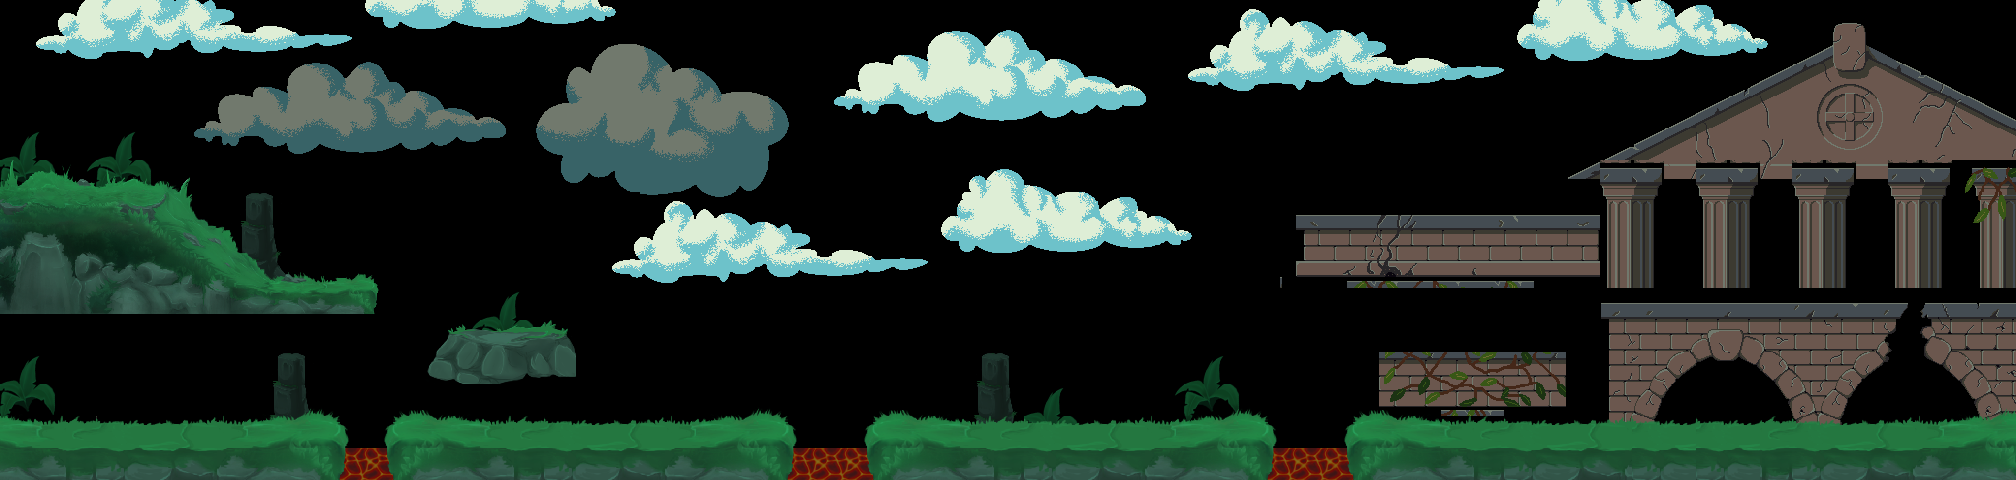

This is a level from a 2D game, rendered from its Tiled map with the project's own tilesets. A one-line summary and the map file follow, with tile-layer data summarised:
An orthogonal 63x15 tile map with 32x32 px tiles, 2 tile layers (rear, front), 3 tilesets and 23 objects (15x ground, 5x ring, polyLine, Hero, lava).

<map version="1.9" tiledversion="1.9.2" orientation="orthogonal" renderorder="right-down" width="63" height="15" tilewidth="32" tileheight="32" infinite="0" nextlayerid="13" nextobjectid="105">
 <tileset firstgid="1" name="terrein" tilewidth="32" tileheight="32" spacing="1" tilecount="270" columns="18">
  <image source="terrein.png" width="600" height="500" />
 </tileset>
 <tileset firstgid="271" name="pngegg" tilewidth="32" tileheight="32" spacing="1" tilecount="1551" columns="47">
  <image source="pngegg.png" width="1562" height="1114" />
  <tile id="640" class="box" />
  <tile id="641" class="box" />
  <tile id="642" class="box" />
  <tile id="643" class="box" />
  <tile id="644" class="box" />
  <tile id="645" class="box" />
  <tile id="646" class="box" />
  <tile id="687" class="box">
   <animation>
    <frame tileid="688" duration="100" />
    <frame tileid="640" duration="100" />
    <frame tileid="641" duration="100" />
    <frame tileid="687" duration="100" />
   </animation>
  </tile>
  <tile id="688" class="box" />
  <tile id="689" class="box" />
  <tile id="690" class="box" />
  <tile id="691" class="box" />
  <tile id="692" class="box" />
  <tile id="693" class="box" />
 </tileset>
 <tileset firstgid="1822" name="Lava #3" tilewidth="32" tileheight="32" tilecount="2" columns="2">
  <image source="Lava/Lava #3.png" width="64" height="32" />
  <tile id="0">
   <animation>
    <frame tileid="1" duration="1001" />
    <frame tileid="0" duration="1001" />
   </animation>
  </tile>
 </tileset>
 <layer id="3" name="rear" width="63" height="15" opacity="0.51">
  <data>[945 cells, 435 non-empty, 315 distinct tile ids]</data>
 </layer>
 <layer id="1" name="front" width="63" height="15">
  <data>[945 cells, 576 non-empty, 275 distinct tile ids]</data>
 </layer>
 <objectgroup id="4" name="dynamic">
  <object id="62" name="ring" x="843.917" y="95.917" width="2" height="2">
   <properties>
    <property name="BodyType" value="DynamicBody" />
    <property name="friction" type="float" value="0" />
    <property name="gravityScale" type="float" value="1" />
    <property name="restitution" type="float" value="0.25" />
   </properties>
  </object>
  <object id="65" name="ring" x="310.417" y="110.917" width="2" height="2">
   <properties>
    <property name="BodyType" value="DynamicBody" />
    <property name="friction" type="float" value="0" />
    <property name="gravityScale" type="float" value="1" />
    <property name="restitution" type="float" value="0.25" />
   </properties>
  </object>
  <object id="66" name="ring" x="1843.92" y="28.4993" width="2" height="2">
   <properties>
    <property name="BodyType" value="DynamicBody" />
    <property name="friction" type="float" value="0" />
    <property name="gravityScale" type="float" value="1" />
    <property name="restitution" type="float" value="0.25" />
   </properties>
  </object>
  <object id="89" name="ring" x="585.945" y="138.295" width="2" height="2">
   <properties>
    <property name="BodyType" value="DynamicBody" />
    <property name="friction" type="float" value="0" />
    <property name="gravityScale" type="float" value="1" />
    <property name="restitution" type="float" value="0.25" />
   </properties>
  </object>
  <object id="90" name="ring" x="1400.61" y="185.128" width="2" height="2">
   <properties>
    <property name="BodyType" value="DynamicBody" />
    <property name="friction" type="float" value="0" />
    <property name="gravityScale" type="float" value="1" />
    <property name="restitution" type="float" value="0.25" />
   </properties>
  </object>
 </objectgroup>
 <objectgroup id="5" name="static">
  <object id="50" name="ground" x="-10.6667" y="-45.3333" width="9.33333" height="540.667">
   <properties>
    <property name="BodyType" value="StaticBody" />
    <property name="friction" type="float" value="0.5" />
    <property name="gravityScale" type="float" value="1" />
    <property name="restitution" type="float" value="0.25" />
   </properties>
  </object>
  <object id="54" name="ground" x="2016" y="-36" width="14" height="532">
   <properties>
    <property name="BodyType" value="StaticBody" />
    <property name="friction" type="float" value="0.5" />
    <property name="gravityScale" type="float" value="1" />
    <property name="restitution" type="float" value="0.25" />
   </properties>
  </object>
  <object id="55" name="ground" x="0" y="-32" width="2044" height="14.6667">
   <properties>
    <property name="BodyType" value="StaticBody" />
    <property name="friction" type="float" value="0.5" />
    <property name="gravityScale" type="float" value="1" />
    <property name="restitution" type="float" value="0.25" />
   </properties>
  </object>
  <object id="52" name="ground" x="0" y="487.333" width="2022.67" height="7.33337">
   <properties>
    <property name="BodyType" value="StaticBody" />
    <property name="friction" type="float" value="0.5" />
    <property name="gravityScale" type="float" value="1" />
    <property name="restitution" type="float" value="0.25" />
   </properties>
  </object>
  <object id="2" name="ground" x="389.083" y="440.333" width="401.67" height="46">
   <properties>
    <property name="BodyType" value="StaticBody" />
    <property name="friction" type="float" value="0.5" />
    <property name="gravityScale" type="float" value="1" />
    <property name="restitution" type="float" value="0.25" />
   </properties>
  </object>
  <object id="4" name="ground" x="1298.44" y="228.887" width="299.871" height="6.66667">
   <properties>
    <property name="BodyType" value="StaticBody" />
    <property name="friction" type="float" value="0.5" />
    <property name="gravityScale" type="float" value="1" />
    <property name="restitution" type="float" value="0.25" />
   </properties>
  </object>
  <object id="5" name="ground" x="1341.86" y="429.667" width="695.714" height="57.3333">
   <properties>
    <property name="BodyType" value="StaticBody" />
    <property name="friction" type="float" value="0.5" />
    <property name="gravityScale" type="float" value="1" />
    <property name="restitution" type="float" value="0.25" />
   </properties>
  </object>
  <object id="6" name="ground" x="864.45" y="426.674" width="407.508" height="60">
   <properties>
    <property name="BodyType" value="StaticBody" />
    <property name="friction" type="float" value="0.5" />
    <property name="gravityScale" type="float" value="1" />
    <property name="restitution" type="float" value="0.25" />
   </properties>
  </object>
  <object id="7" name="ground" x="1602.66" y="307.667" width="285.045" height="7.33333">
   <properties>
    <property name="BodyType" value="StaticBody" />
    <property name="friction" type="float" value="0.5" />
    <property name="gravityScale" type="float" value="1" />
    <property name="restitution" type="float" value="0.25" />
   </properties>
  </object>
  <object id="9" name="ground" x="179.333" y="291.5" width="190" height="1.75">
   <properties>
    <property name="BodyType" value="StaticBody" />
    <property name="friction" type="float" value="0.5" />
    <property name="gravityScale" type="float" value="1" />
    <property name="restitution" type="float" value="0.25" />
   </properties>
  </object>
  <object id="58" name="ground" x="454.632" y="332.378" width="109.1" height="6">
   <properties>
    <property name="BodyType" value="StaticBody" />
    <property name="friction" type="float" value="0.5" />
    <property name="gravityScale" type="float" value="1" />
    <property name="restitution" type="float" value="0.25" />
   </properties>
  </object>
  </objectgroup>
 <objectgroup id="6" name="hero">
  <!-- 2 objects omitted --></objectgroup>
 <objectgroup id="12" name="damage">
  <!-- 1 objects omitted --></objectgroup>
</map>
<!-- 7 of 23 objects omitted -->
